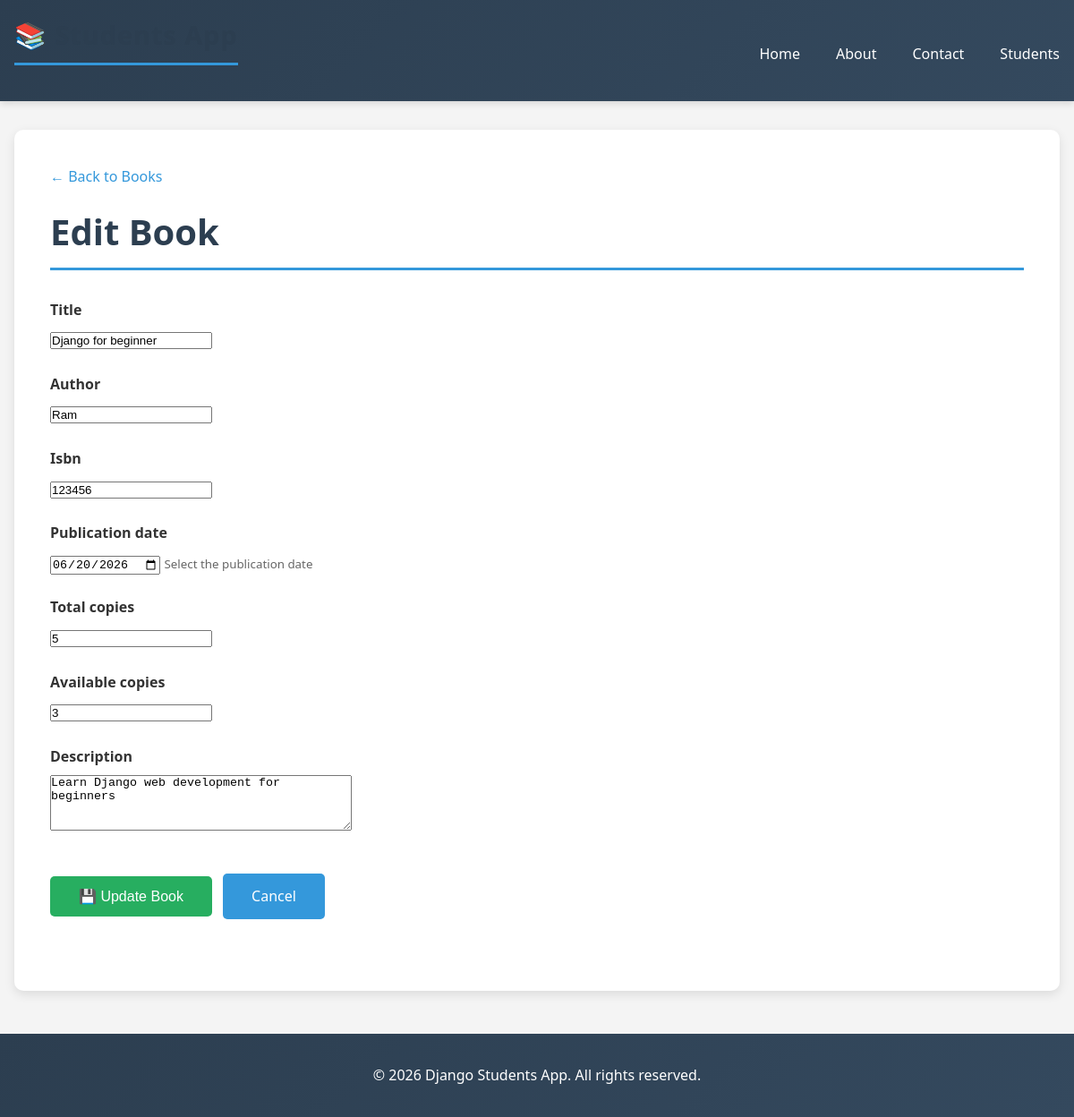
The page /library/books/1/update/ on the database its author committed.
### library/models.py (models this page shows, shortened)
class Book(models.Model):
    title = models.CharField(max_length=200)
    author = models.CharField(max_length=150)
    isbn = models.CharField(max_length=13, unique=True)
    publication_date = models.DateField()
    total_copies = models.IntegerField(default=1)
    available_copies = models.IntegerField(default=1)
    description = models.TextField(blank=True)
    created_at = models.DateTimeField(auto_now_add=True)
    updated_at = models.DateTimeField(auto_now=True)
    class Meta:
        ordering = ['title']

### library/views.py (the view)
# urls.py: path('books/<int:pk>/update/', BookUpdateView.as_view(), name='book_update'),
class BookUpdateView(UpdateView):
    model = Book
    form_class = BookForm
    template_name = 'library/book_form.html'
    success_url = reverse_lazy('library:book_list')

### library/forms.py (shortened to what this page needs)
class BookForm(forms.ModelForm):
    publication_date = forms.DateField(
        widget=forms.DateInput(attrs={'type': 'date'}),
        help_text='Select the publication date'
    )
    class Meta:
        model = Book
        fields = ['title', 'author', 'isbn', 'publication_date', 'total_copies', 'available_copies', 'description']
        widgets = {
            'title': forms.TextInput(attrs={'class': 'form-control', 'placeholder': 'Book Title'}),
            'author': forms.TextInput(attrs={'class': 'form-control', 'placeholder': 'Author Name'}),
            'isbn': forms.TextInput(attrs={'class': 'form-control', 'placeholder': '13-digit ISBN'}),
            'total_copies': forms.NumberInput(attrs={'class': 'form-control', 'min': 1}),
            'available_copies': forms.NumberInput(attrs={'class': 'form-control', 'min': 0}),
            'description': forms.Textarea(attrs={'class': 'form-control', 'rows': 4, 'placeholder': 'Book description...'}),
        }

### library/templates/library/book_form.html (shortened to what this page needs)
{% extends "base.html" %}
{% block content %}
    <a href="{% url 'library:book_list' %}" style="color: #3498db; margin-bottom: 1rem; display: inline-block;">
        ← Back to Books
    </a>
    <h1>{% if form.instance.pk %}Edit Book{% else %}Add New Book{% endif %}</h1>
    <form method="post" style="max-width: 600px; margin: 2rem 0;">
        <div style="margin: 1.5rem 0;">
            <label style="display: block; margin-bottom: 0.5rem; font-weight: bold;">{{ form.title.label }}</label>
            {{ form.title }}
        </div>
        <div style="margin: 1.5rem 0;">
            <label style="display: block; margin-bottom: 0.5rem; font-weight: bold;">{{ form.author.label }}</label>
            {{ form.author }}
        </div>
        <div style="margin: 1.5rem 0;">
            <label style="display: block; margin-bottom: 0.5rem; font-weight: bold;">{{ form.isbn.label }}</label>
            {{ form.isbn }}
        </div>
        <div style="margin: 1.5rem 0;">
            <label style="display: block; margin-bottom: 0.5rem; font-weight: bold;">{{ form.publication_date.label }}</label>
            {{ form.publication_date }}
            <small style="color: #666;">{{ form.publication_date.help_text }}</small>
        </div>
        <div style="margin: 1.5rem 0;">
            <label style="display: block; margin-bottom: 0.5rem; font-weight: bold;">{{ form.total_copies.label }}</label>
            {{ form.total_copies }}
        </div>
        <div style="margin: 1.5rem 0;">
            <label style="display: block; margin-bottom: 0.5rem; font-weight: bold;">{{ form.available_copies.label }}</label>
            {{ form.available_copies }}
        </div>
        <div style="margin: 1.5rem 0;">
            <label style="display: block; margin-bottom: 0.5rem; font-weight: bold;">{{ form.description.label }}</label>
            {{ form.description }}
        </div>
        <div style="margin: 2rem 0;">
            <button type="submit" class="btn btn-primary" style="background-color: #27ae60; padding: 0.8rem 2rem; font-size: 1rem;">
                {% if form.instance.pk %}💾 Update Book{% else %}➕ Create Book{% endif %}
            </button>
            <a href="{% url 'library:book_list' %}" class="btn btn-primary" style="padding: 0.8rem 2rem; font-size: 1rem;">
                Cancel
            </a>
        </div>
    </form>
{% endblock %}

### students/static/students/css/style.css (style rules this page uses)
* { margin: 0; padding: 0; box-sizing: border-box; }
body { font-family: 'Segoe UI', Tahoma, Geneva, Verdana, sans-serif; background-color: #f4f4f4; color: #333; line-height: 1.6; }
a { color: #3498db; text-decoration: none; transition: color 0.3s ease; }
h1 { font-size: 2.5rem; color: #2c3e50; margin-bottom: 1.5rem; border-bottom: 3px solid #3498db; padding-bottom: 0.5rem; }
.btn { display: inline-block; padding: 0.8rem 1.5rem; background-color: #3498db; color: white; border: none; border-radius: 5px; cursor: pointer; transition: all 0.3s ease; font-size: 1rem; margin: 0.5rem 0.5rem 0.5rem 0; }
.btn-primary { background-color: #3498db; }

### rows shown on the page
Book: title "Django for beginner", author "Ram", isbn "123456", publication_date "06/20/2026", total_copies "5", available_copies "3", description "Learn Django web development for beginners"
